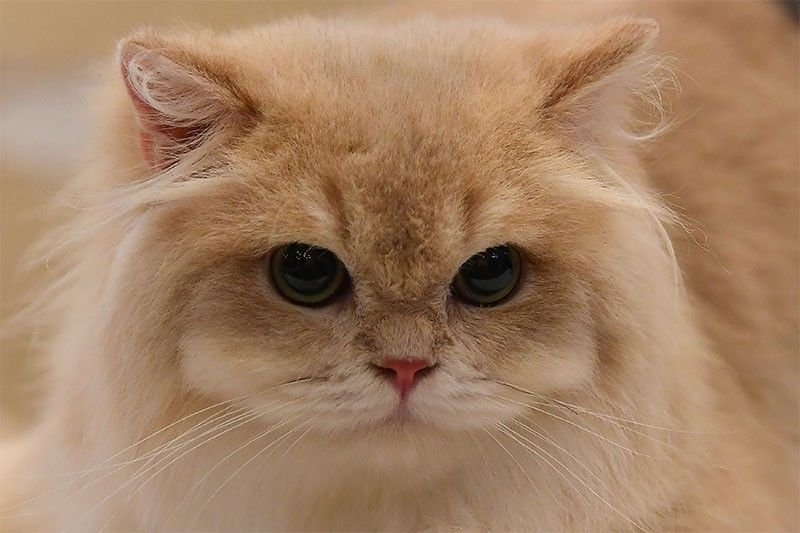
#> input picture cat.jpg, 800 x 533 px
$ python histogram.py
#> lines starting #> are read from the running program, lines starting #| are printed output that depends on the picture
# Importing necessary libraries
import cv2 as cv
import matplotlib.pyplot as plt

# Specifying the path to the image file
path = 'cat.jpg'

# Reading the image using OpenCV
img = cv.imread(path)
#> img is the input picture: shape (533, 800, 3); mean B, G, R 101.3, 130, 164.1

# Displaying the original image
cv.imshow("image", img)

# Converting the image to grayscale
gray = cv.cvtColor(img, cv.COLOR_BGR2GRAY)
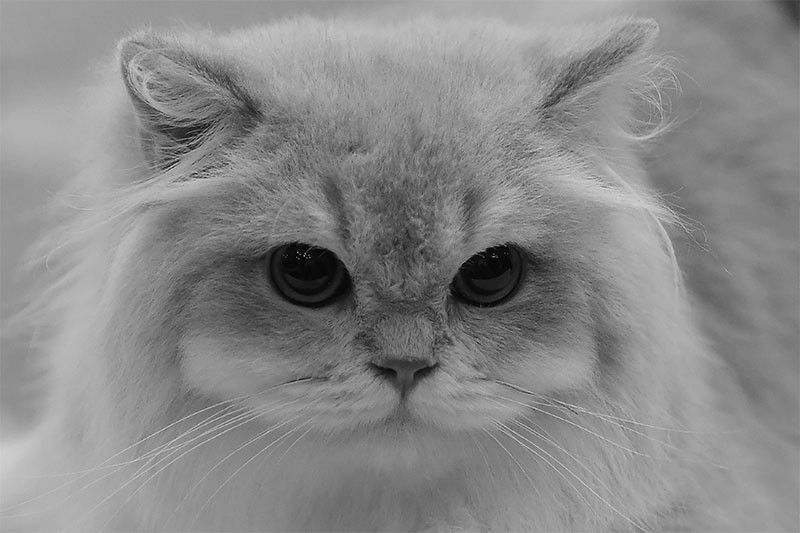
#> gray: shape (533, 800); min 0, max 233, mean 136.9

# Displaying the grayscale image
cv.imshow('grey', gray)

# Calculating the histogram of the grayscale image
gray_hist = cv.calcHist([gray], [0], None, [256], [0, 256])
#> gray_hist = 256 values, max 7105 at index 152, min 0 at index 216, mean 1665.6

# Creating a Matplotlib histogram for visualization
plt.figure()
plt.title('Greyscale Histogram')
plt.xlabel('Bins')
plt.ylabel('# of pixels')
plt.plot(gray_hist)
plt.xlim([0, 256])

# Showing the Matplotlib histogram
plt.show()
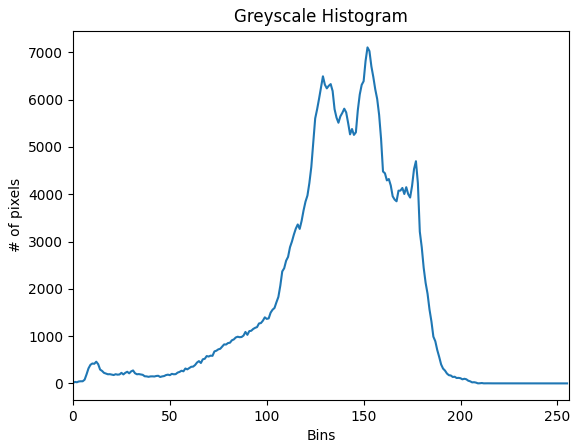
#> figure drawn by matplotlib, 1 panel; curve peaks at x = 152, y = 7105

# Waiting for a key press to close the OpenCV windows
cv.waitKey(0)
